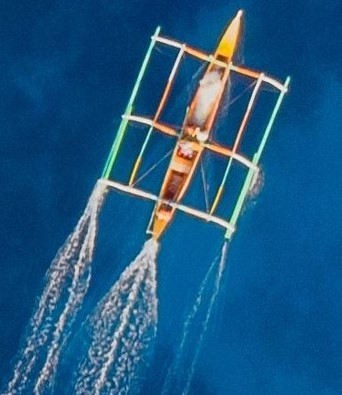
#> input picture images/boat.jpg, 342 x 395 px
$ python -i '1. histogram.py'   (imports and definitions only)
#> lines starting #> are read from the running program, lines starting #| are printed output that depends on the picture
import cv2
import numpy as np
import matplotlib.pyplot as plt

# Original #
# [1 line not run here, left out]
# [1 line that did not run here, left out]

#? Histogram #

#* Gray #
# [1 line that did not run here, left out]

# [11 lines not run here, left out]


def hist_colored(pic, use_mask=False):
    channels = cv2.split(pic)
    colors = list('bgr')  # <<<<==>>>> ['b','g','r']

    plt.title("Histogram for Colored image".title())
    plt.xlabel("pixel value".title())
    plt.ylabel("number of pixels that have this value".title())

    mask = None
    if use_mask:
        plt.title("Histogram for Colored image (with mask)".title())
        mask = np.zeros(image.shape[:2], dtype="uint8")
        cv2.rectangle(mask, (15, 15), (130, 100), 255, -1)
        masked = cv2.bitwise_and(pic, pic, mask=mask)
        cv2.imshow("Mask", mask)
        cv2.imshow("Applying the Mask", masked)

    for ch, c in zip(channels, colors):
        #! you must put the image in a list if you used a mask
        hist = cv2.calcHist([ch], [0], mask, [256], [0, 256])
        plt.plot(hist, color=c)
        plt.xlim([0, 256])

    cv2.imshow("The Image", pic)
    plt.show()


# [6 lines not run here, left out]
# [1 line that did not run here, left out]
# [2 lines not run here, left out]


# [1 line that did not run here, left out]
# [4 lines not run here, left out]

# [1 line that did not run here, left out]
# [4 lines not run here, left out]

>>> import cv2
>>> picture = cv2.imread('../../images/boat.jpg')
#> picture is the input picture: shape (395, 342, 3); mean B, G, R 130.6, 88.5, 29.9
>>> result = hist_colored(picture)
#> the loop in hist_colored, `for ch, c in zip(channels, colors):` made 3 passes
#> c on passes 1 to 3: 'b', 'g', 'r'
#> in hist_colored, `plt.show()`:
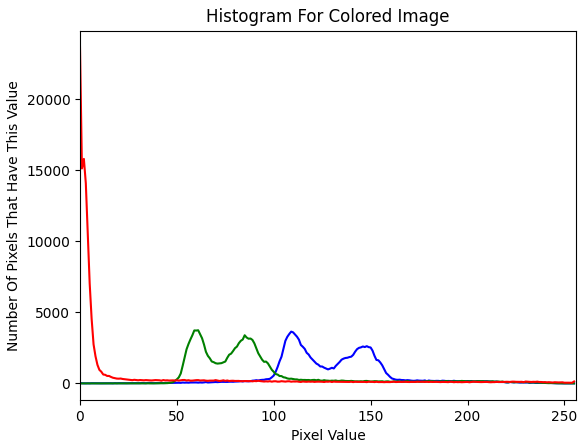
#> figure drawn by matplotlib, 1 panel; curve peaks at x = 109, y = 3644; curve peaks at x = 61, y = 3740; curve peaks at x = 0, y = 23648

$ run again, on images/bug_noisy.jpg
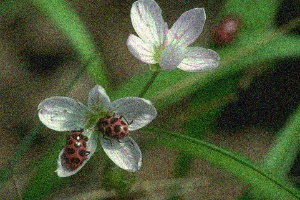
#> input picture images/bug_noisy.jpg, 300 x 200 px
#> picture is the input picture: shape (200, 300, 3); mean B, G, R 56.8, 89, 76.5
#> the loop in hist_colored, `for ch, c in zip(channels, colors):` made 3 passes
#> c on passes 1 to 3: 'b', 'g', 'r'
#> in hist_colored, `plt.show()`:
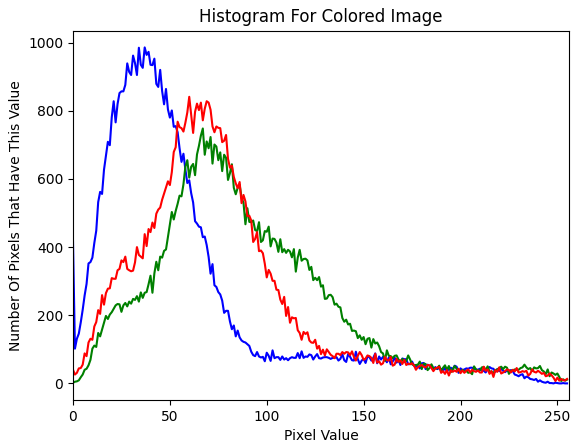
#> figure drawn by matplotlib, 1 panel; curve peaks at x = 37, y = 986; curve peaks at x = 67, y = 748; curve peaks at x = 60, y = 841
